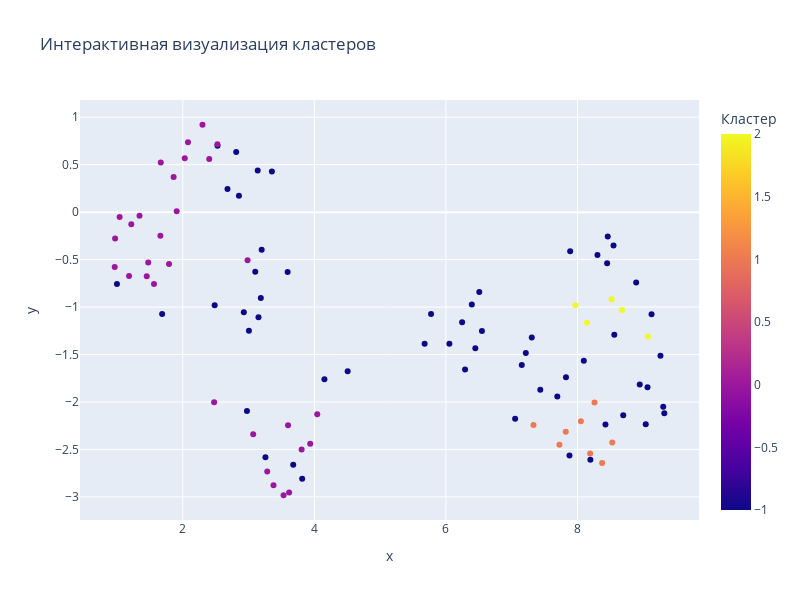

Notebook cell for this chart:
### Code cell
import plotly.express as px

# Добавляем тексты в DataFrame
df_viz['text'] = texts

# Интерактивный график
fig = px.scatter(
    df_viz,
    x='x',
    y='y',
    color='cluster',
    hover_data=['text'],  # Показываем текст при наведении
    title='Интерактивная визуализация кластеров',
    labels={'cluster': 'Кластер'},
    width=800,
    height=600
)
fig.show()
